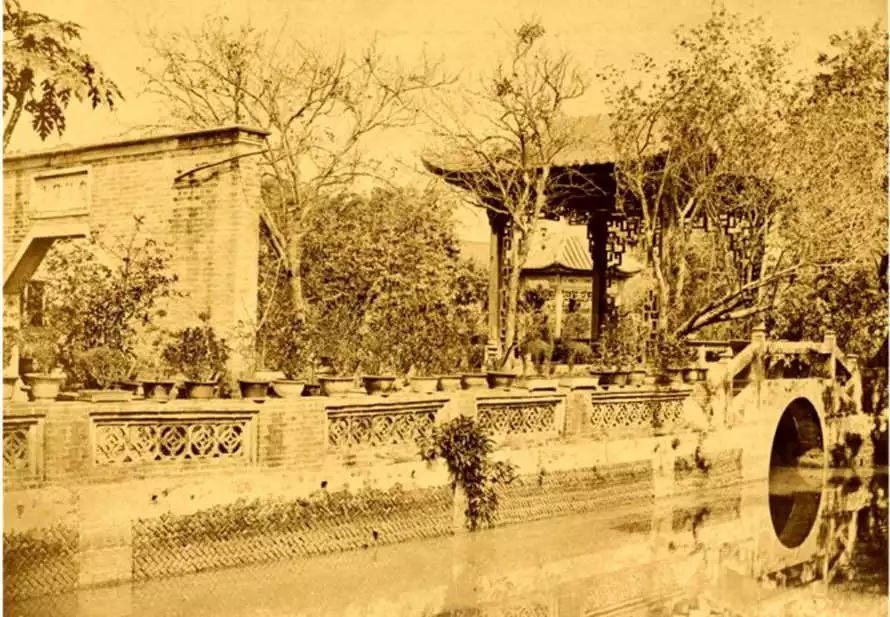
#> input picture images/2.jpg, 890 x 617 px, found by its file name
$ python FeatureMatchingandHomographytoFindObjects.py
#> lines starting #> are read from the running program, lines starting #| are printed output that depends on the picture
import numpy as np
import cv2 as cv
from matplotlib import pyplot as plt
MIN_MATCH_COUNT = 10
img1 = cv.imread('images/2.jpg',0)          # queryImage
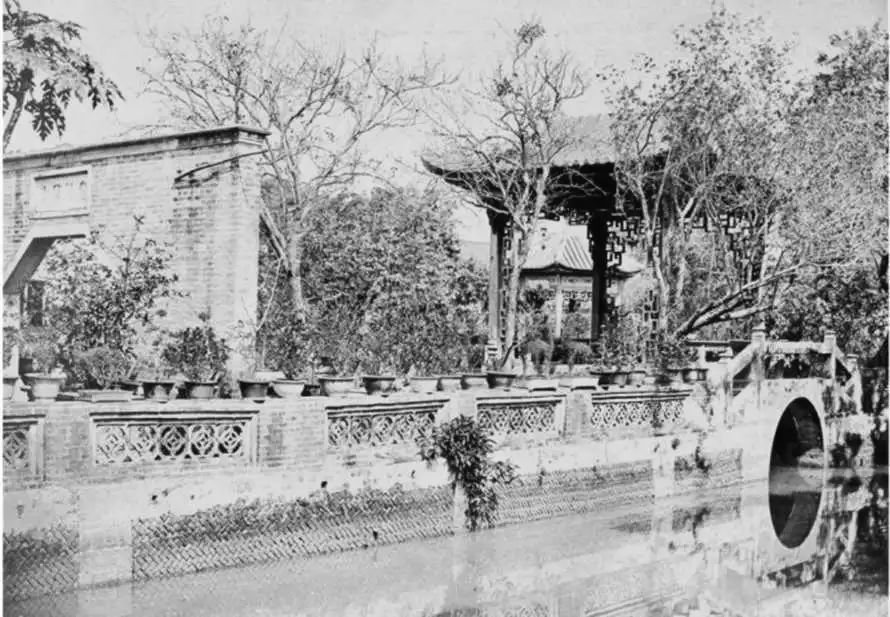
#> img1: shape (617, 890); min 0, max 255, mean 161.1
img2 = cv.imread('images/6.jpg',0)          # trainImage
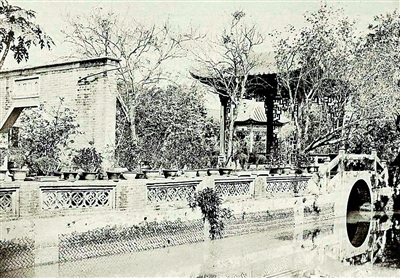
#> input picture images/6.jpg, 400 x 278 px, found by its file name
#> img2: shape (278, 400); min 0, max 255, mean 173.8
# Initiate SIFT detector
sift = cv.xfeatures2d.SIFT_create()
# find the keypoints and descriptors with SIFT
kp1, des1 = sift.detectAndCompute(img1,None)
#> kp1 = 12434 keypoints; strongest (x, y, size): (324, 484, 3.9), (187, 456, 3), (158, 458, 3.3), (608, 223, 2)
kp2, des2 = sift.detectAndCompute(img2,None)
#> kp2 = 1178 keypoints; strongest (x, y, size): (397, 222, 1.9), (395, 179, 2.2), (106, 194, 2), (87, 204, 2)
FLANN_INDEX_KDTREE = 1
index_params = dict(algorithm = FLANN_INDEX_KDTREE, trees = 5)
search_params = dict(checks = 50)
flann = cv.FlannBasedMatcher(index_params, search_params)
matches = flann.knnMatch(des1,des2,k=2)
#> matches = 12434 matches
# store all the good matches as per Lowe's ratio test.
good = []
for m,n in matches:
    if m.distance < 0.7*n.distance:
        good.append(m)
#> after the loop, good = 673 matches

if len(good)>MIN_MATCH_COUNT:
    src_pts = np.float32([ kp1[m.queryIdx].pt for m in good ]).reshape(-1,1,2)
#> src_pts = 673 rows, first 8: [4.68, 28.92], [14.51, 94.01], [19.04, 103.3], [19.09, 96.37], [19.09, 96.37], [19.55, 382.9], [22.46, 197.7], [23.6, 218.3]
    dst_pts = np.float32([ kp2[m.trainIdx].pt for m in good ]).reshape(-1,1,2)
#> dst_pts = 673 rows, first 8: [381.4, 196.1], [5.57, 42.52], [7.54, 46.95], [7.49, 43.49], [7.49, 43.49], [7.72, 172.7], [8.77, 89.6], [9.36, 98.05]
    M, mask = cv.findHomography(src_pts, dst_pts, cv.RANSAC,5.0)
#> M = [[0.452, 1.95e-05, -1.18], [0.000166, 0.451, 0.00732], [1.64e-06, 1.32e-07, 1]]; mask = 673 values, max 1 at index 1, min 0 at index 0, mean 0.978
    matchesMask = mask.ravel().tolist()
#> matchesMask has the same summary as mask
#> (the run stopped early here; a loop or call above may not have finished)
